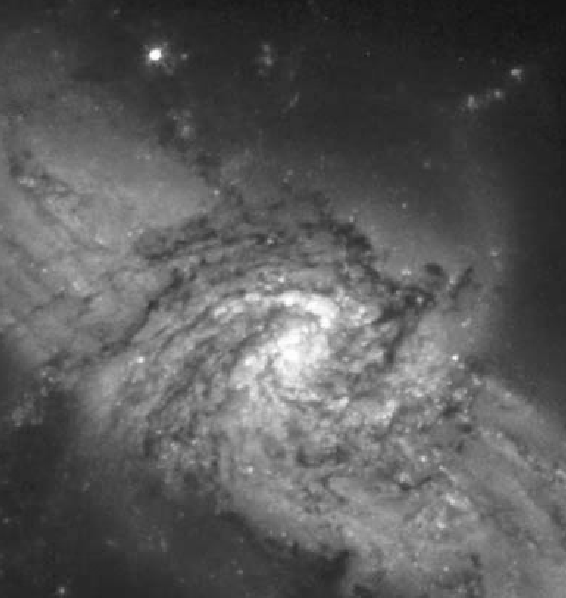
#> input picture galaxy.tif, 566 x 598 px
$ python point-oper.py
#> lines starting #> are read from the running program, lines starting #| are printed output that depends on the picture
#> further down, img is the input picture: shape (598, 566); min 19, max 255, mean 89.9
import matplotlib.pyplot as plt
from random import randint
import matplotlib.image as mpimg

bit = 256

def fun(x, y, img):
    if y >= 1 and y < len(img[x]) - 1:
        return -2 * img[x][y] + img[x][y - 1] + img[x][y + 1]
    return img[x][y]

def randomImg(n, m):
    img = []
    for i in range(n):
        img.append([])
        for j in range(m):
            img[i].append(randint(0, bit - 1))
    return img

def histogram(img):
    xx = [i for i in range(bit)]
    yy = [0 for i in range(bit)]
    for row in img:
        for col in row:
            yy[col] += 1
#> after the loop, yy = 256 values, max 5254 at index 46, min 0 at index 0, mean 1322.1
    #print (yy)
    plt.bar(xx, yy)
    plt.show()
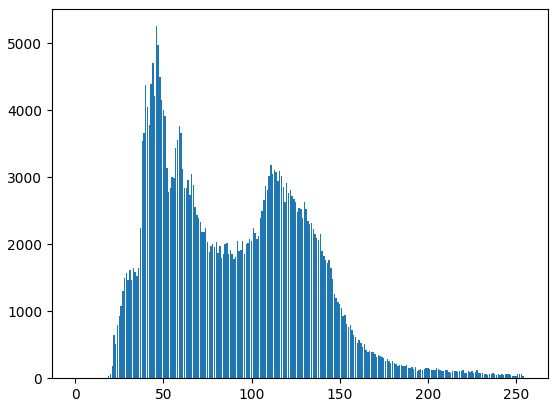
#> figure drawn by matplotlib, 1 panel; tallest bar 5254 high, from x = 45.6 to 46.4

def transform(img):
    trans = []
    for i in range(len(img)):
        trans.append([])
        for j in range(len(img[i])):
            trans[i].append(fun(i, j, img))
    return trans

img = mpimg.imread('galaxy.tif')
histogram(img)
print (len(img), len(img[0]))
#| 598 566
# [14 lines of commented-out code are left out]
plt.show()
